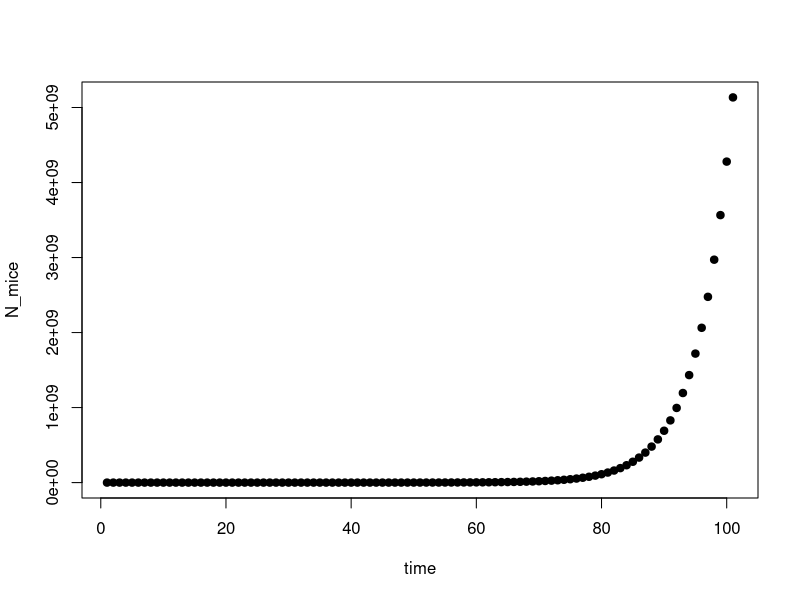
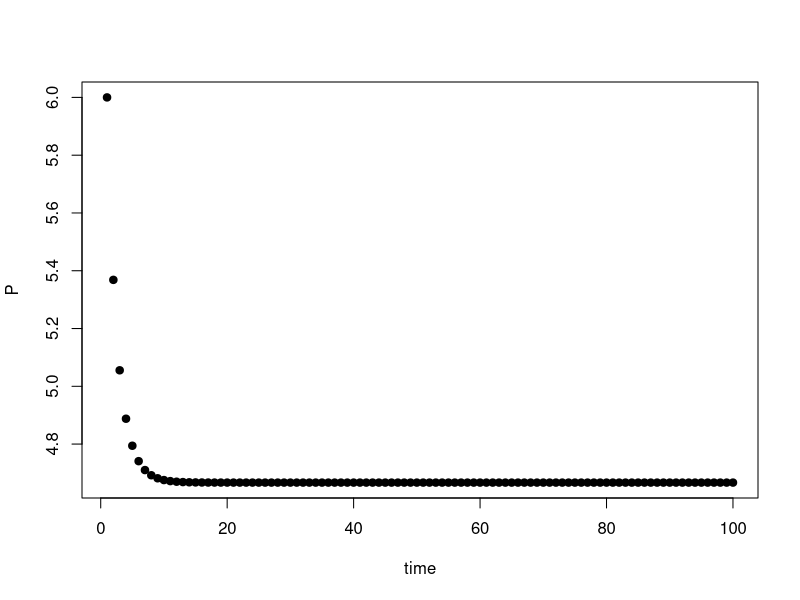
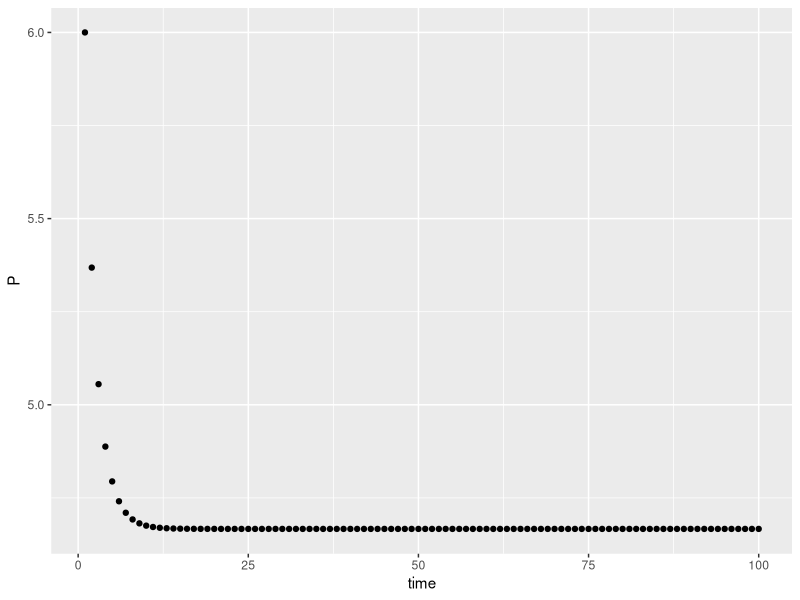

R code for these plots, in order:
## ---- chunk 1
knitr::opts_chunk$set(echo = TRUE)
library(ggplot2)
library(deSolve)
## ---- chunk 2
my_fun <- function(x,y){
  z <- x+y
  return(z)
}
my_fun(17,3)
## ---- chunk 3
# note how the loop changes the value of the variable x for each iteration of the loop: first x=1 and 'print(x)' is executed. Then x=2, then x=3, and so on.
for (x in 1:5) {
    print(x)
}
## ---- chunk 4
for(i in 1:5){
  z <- i + 6
  print(z)
}
## ---- chunk 5
a <- rep(NA,5)
for(i in 1:5){
  a[i] <- i
}
a
## ---- chunk 6
b <- c("I","love","R")
for(i in 1:length(b)){
  print(b[i])
}
## ---- chunk 7
## Step 1. Write values for the parameters in the model (and initial values of state variables)
# d - the *fraction* of mice in yard eaten by cat / day --> 0-1
d <- .7
# b - the *number* of mice born per mouse / day --> N (0-infinity)
b <- 3
# m - the *number* of mice arriving in the yard per day --> N (0-infinity)
m <- 4
# N0 - the initial number of mice in the yard when we begin the survey
Nt <- 42

## Step 2. Write a function that will calculate values of number of mice from one time step to the next.
mice <- function(Nt,d,b,m){
  Nt1 <- (1+b)*(1-d)*Nt + m
  return(Nt1)
}

## Step 3. Call the function
#mice(Nt,d,b,m)

## Step 4. Follow the mice population size over some time intervals
# N - a variable where we record the population size over time
N <- Nt

for(i in 1:100){
  Nt1 <- mice(Nt,d,b,m)
  N <- c(N,Nt1)
  Nt <- Nt1
}

#N
#plot(N)
plot(N,xlab="time",ylab="N_mice",pch=19,col="black")
dat <- as.data.frame(N)
dat$time <- as.numeric(rownames(dat))
#library(ggplot2)
#ggplot2::ggplot(dat,aes(time,N)) + geom_point()
## ---- chunk 8
# Step 1. Example parameters
b <- 1.7
c <- .15
Pt <- 6

# Step 2. Example equation function
example_equation_function <- function(b,c,Pt){
  Pt1 <- (b*Pt) / (1 + c*Pt)
  return(Pt1)
}

# Step 3. Make sure the function works
Pt1 <- example_equation_function(b,c,Pt)

# Step 4. Create a new variable to hold future values of P
P <- rep(NA,100)

# Step 5. Create a for loop to iteratively calculate P
P[1] <- Pt
for(i in 2:100){
  P[i] <- example_equation_function(b,c,Pt)
  Pt <- P[i]
}

# Step 6. Plot P over time
plot(P,xlab="time",ylab="P",pch=19,col="black")
dat <- as.data.frame(P)
dat$time <- as.numeric(rownames(dat))
library(ggplot2)
ggplot2::ggplot(dat,aes(time,P)) + geom_point()
